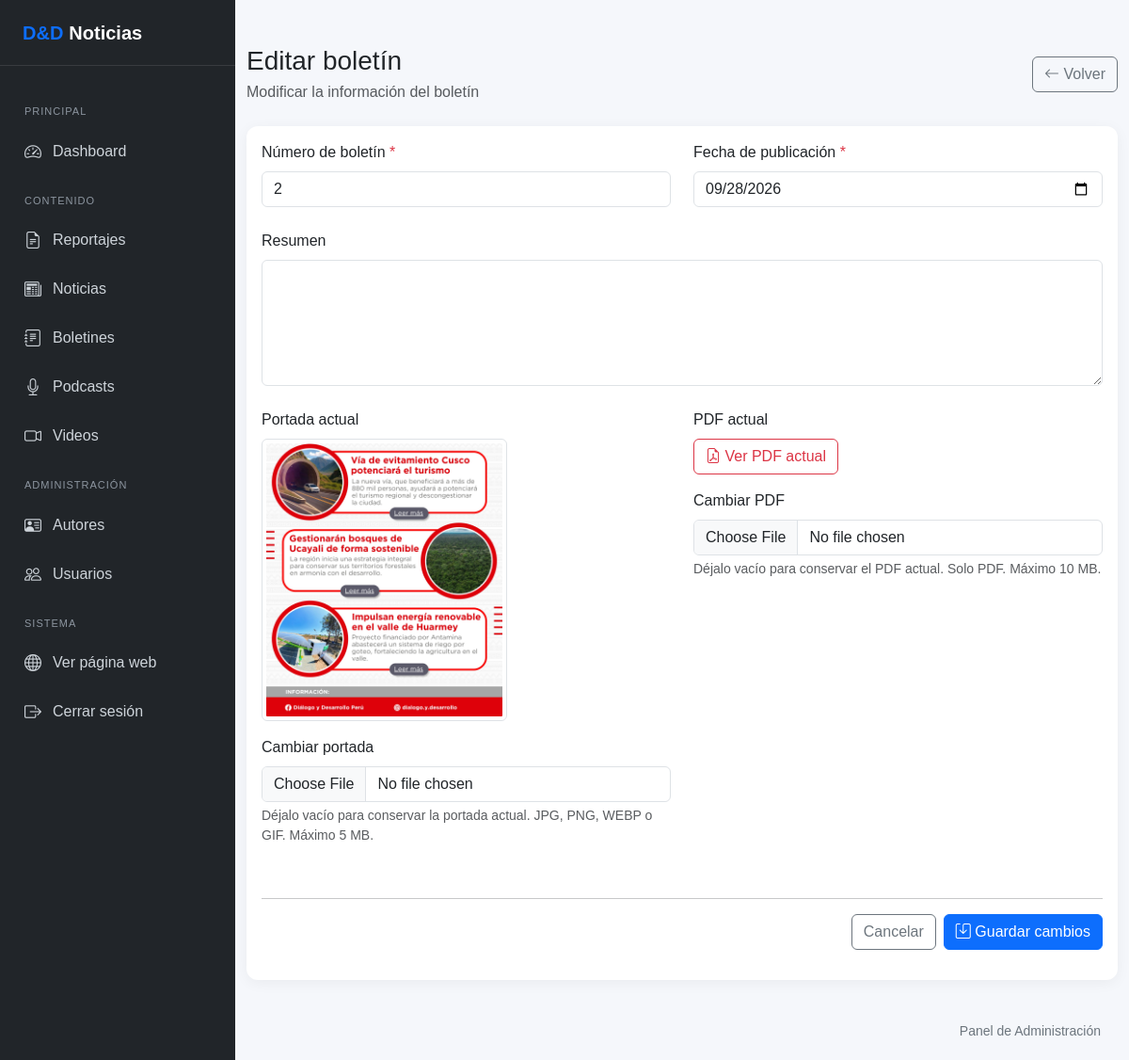
Screenshot of /admin/boletines/editar.php?id=3 (signed in) with the database file from the repository.
### tables this page shows
CREATE TABLE `boletines` (
  `id` int(10) UNSIGNED NOT NULL,
  `numero_boletin` varchar(50) NOT NULL,
  `resumen` varchar(500) DEFAULT NULL,
  `foto_portada` varchar(255) DEFAULT NULL,
  `archivo_pdf` varchar(255) NOT NULL,
  `fecha_publicacion` date NOT NULL,
  `usuario_id` int(10) UNSIGNED NOT NULL
);

### includes/funciones.php (called while the page is built, shortened)
<?php
function e($valor): string
{
    return htmlspecialchars(
        (string) $valor,
        ENT_QUOTES,
        'UTF-8'
    );
}

### admin/boletines/editar.php (the view, shortened to what this page needs)
<?php
require_once __DIR__ . '/../../config/database.php';
require_once __DIR__ . '/../../includes/funciones.php';
$id = filter_input(
    INPUT_GET,
    'id',
    FILTER_VALIDATE_INT
);
$stmt = $pdo->prepare(
    "SELECT
        id,
        numero_boletin,
        resumen,
        foto_portada,
        archivo_pdf,
        fecha_publicacion,
        usuario_id
     FROM boletines
     WHERE id = ?
     LIMIT 1"
);
$stmt->execute([$id]);
$boletin = $stmt->fetch();
$numero_boletin = $boletin['numero_boletin'];
$resumen = $boletin['resumen'];
$foto_portada = $boletin['foto_portada'];
$archivo_pdf = $boletin['archivo_pdf'];
$fecha_publicacion = $boletin['fecha_publicacion'];
require_once __DIR__ . '/../../includes/admin-header.php';
require_once __DIR__ . '/../../includes/admin-sidebar.php';
?>
<main class="admin-main">
    <div class="container-fluid py-4">
        <div class="d-flex justify-content-between align-items-center mb-4">
            <div>
                <h1 class="h3 mb-1">
                    Editar boletín
                </h1>
                <p class="text-muted mb-0">
                    Modificar la información del boletín
                </p>
            </div>
            <div>
                <a
                    href="index.php"
                    class="btn btn-outline-secondary"
                >
                    <i class="bi bi-arrow-left"></i>
                    Volver
                </a>
            </div>
        </div>
        <div class="card dashboard-card">
            <div class="card-body">
                <form
                    method="POST"
                    enctype="multipart/form-data"
                >
                    <div class="row g-4">
                        <div class="col-12 col-md-6">
                            <label
                                for="numero_boletin"
                                class="form-label"
                            >
                                Número de boletín
                                <span class="text-danger">*</span>
                            </label>
                            <input
                                type="text"
                                class="form-control"
                                id="numero_boletin"
                                name="numero_boletin"
                                value="<?= e($numero_boletin) ?>"
                                maxlength="100"
                                required
                            >
                        </div>
                        <div class="col-12 col-md-6">
                            <label
                                for="fecha_publicacion"
                                class="form-label"
                            >
                                Fecha de publicación
                                <span class="text-danger">*</span>
                            </label>
                            <input
                                type="date"
                                class="form-control"
                                id="fecha_publicacion"
                                name="fecha_publicacion"
                                value="<?= e($fecha_publicacion) ?>"
                                required
                            >
                        </div>
                        <div class="col-12">
                            <label
                                for="resumen"
                                class="form-label"
                            >
                                Resumen
                            </label>
                            <textarea
                                class="form-control"
                                id="resumen"
                                name="resumen"
                                rows="5"
                            ><?= e($resumen) ?></textarea>
                        </div>
                        <div class="col-12 col-lg-6">
                            <label class="form-label">
                                Portada actual
                            </label>
                            <?php if (!empty($foto_portada)): ?>
                                <div class="mb-3">
                                    <img
                                        src="<?= e('../../' . $foto_portada) ?>"
                                        alt="Portada actual"
                                        class="img-thumbnail"
                                        style="
                                            max-width: 100%;
                                            max-height: 300px;
                                            object-fit: contain;
                                        "
                                    >
                                </div>
                            <?php else: ?>
                                <p class="text-muted">
                                    Este boletín no tiene portada.
                                </p>
                            <?php endif; ?>
                            <label
                                for="foto_portada"
                                class="form-label"
                            >
                                Cambiar portada
                            </label>
                            <input
                                type="file"
                                class="form-control"
                                id="foto_portada"
                                name="foto_portada"
                                accept="image/jpeg,image/png,image/webp,image/gif"
                            >
                            <div class="form-text">
                                Déjalo vacío para conservar
                                la portada actual.
                                JPG, PNG, WEBP o GIF.
                                Máximo 5 MB.
                            </div>
                        </div>
                        <div class="col-12 col-lg-6">
                            <label class="form-label">
                                PDF actual
                            </label>
                            <?php if (!empty($archivo_pdf)): ?>
                                <div class="mb-3">
                                    <a
                                        href="<?= e('../../' . $archivo_pdf) ?>"
                                        target="_blank"
                                        class="btn btn-outline-danger"
                                    >
                                        <i class="bi bi-file-earmark-pdf"></i>
                                        Ver PDF actual
                                    </a>
                                </div>
                            <?php else: ?>
                                <p class="text-muted">
                                    Este boletín no tiene PDF.
                                </p>
                            <?php endif; ?>
                            <label
                                for="archivo_pdf"
                                class="form-label"
                            >
                                Cambiar PDF
                            </label>
                            <input
                                type="file"
                                class="form-control"
                                id="archivo_pdf"
                                name="archivo_pdf"
                                accept="application/pdf,.pdf"
                            >
                            <div class="form-text">
                                Déjalo vacío para conservar
                                el PDF actual.
                                Solo PDF.
                                Máximo 10 MB.
                            </div>
                        </div>
                        <div class="col-12">
                            <hr>
                            <div
                                class="d-flex flex-wrap gap-2 justify-content-end"
                            >
                                <a
                                    href="index.php"
                                    class="btn btn-outline-secondary"
                                >
                                    Cancelar
                                </a>
                                <button
                                    type="submit"
                                    class="btn btn-primary"
                                >
                                    <i class="bi bi-save"></i>
                                    Guardar cambios
                                </button>
                            </div>
                        </div>
                    </div>
                </form>
            </div>
        </div>
    </div>
</main>
<?php
require_once __DIR__ . '/../../includes/admin-footer.php';
?>

### includes/admin-header.php (style rules this page uses)
body { background-color: #f5f7fb; margin: 0; font-family: Arial, sans-serif; }
.dashboard-card { border: 0; border-radius: 12px; box-shadow: 0 3px 15px rgba(0,0,0,.05); }
.admin-main { margin-left: 250px; min-height: 100vh; width: calc(100% - 250px); box-sizing: border-box; }
.admin-main img { max-width: 100%; height: auto; }
.admin-main .form-control, .admin-main .form-select { width: 100%; max-width: 100%; box-sizing: border-box; }
.admin-main .card { max-width: 100%; }
.admin-main .d-flex { flex-wrap: wrap; }

### rows the page displays
boletines: numero_boletin "2", fecha_publicacion "09/28/2026", foto_portada (picture)
